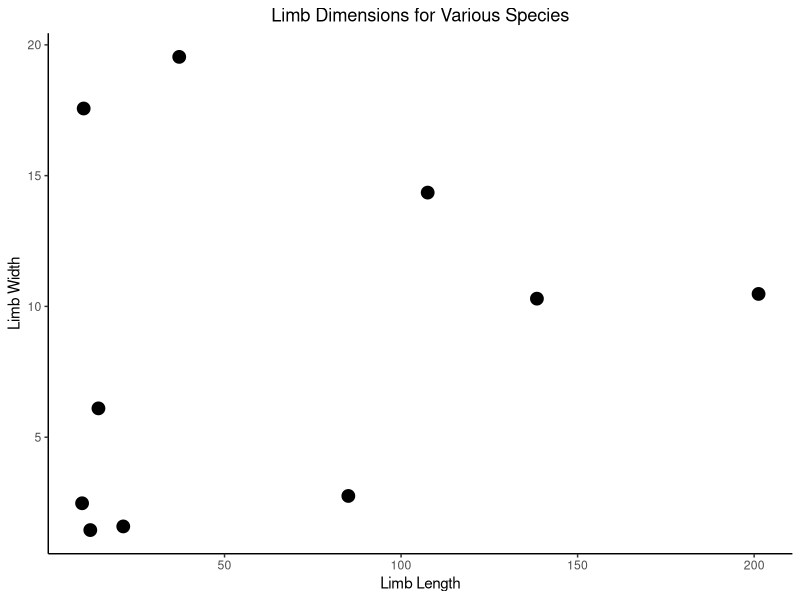
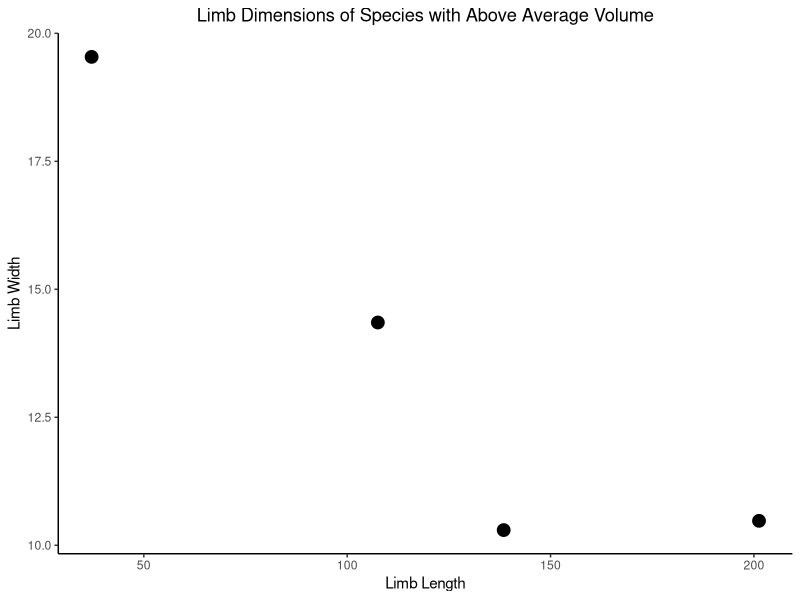

Recreate these plots in R, in order.
## ---- chunk 1
knitr::opts_chunk$set(echo = FALSE, message = FALSE)
## ---- chunk 2

library(dplyr)
library(ggplot2)
library(knitr)

MyData <- read.csv("measurements.csv")

MyData <- rename(MyData, Spp. = Species, LbW. = Limb.Width,
                 UnW. = UnitsW, LbL. = Limb.Length, UnL. = UnitsL)

MyData$LbW. <- ifelse(MyData$UnW. == "cm", 1, 0.1)*MyData$LbW.

MyData$LbL. <- ifelse(MyData$UnL. == "cm", 1, 0.1)*MyData$LbL.

MyData$UnW. <- "cm"
MyData$UnL. <- "cm"

MyData$Vlm <- (pi*(MyData$LbW./2)^2)*MyData$LbL.
## ---- chunk 3

ggplot(data = MyData, aes(x=LbL., y=LbW.)) +
         geom_point(size = 4) + theme_classic() + 
  ggtitle("Limb Dimensions for Various Species") + theme(plot.title = element_text(hjust = 0.5)) +
  labs(x = "Limb Length", y = "Limb Width")
## ---- chunk 4

Vlm.avg <- mean(MyData$Vlm)

Upr.Vlm <- filter(MyData, Vlm > Vlm.avg)

ggplot(data = Upr.Vlm, aes(x=LbL., y=LbW.)) +
         geom_point(size = 4) + theme_classic() + 
  ggtitle("Limb Dimensions of Species with Above Average Volume") + theme(plot.title = element_text(hjust = 0.5)) +
  labs(x = "Limb Length", y = "Limb Width")
## ---- chunk 5

LWr.Vlm <- filter(MyData, Vlm < Vlm.avg)

LWr.Vlm <- data.frame("Species"=LWr.Vlm$Spp., "Volume"=LWr.Vlm$Vlm)

LWr.Vlm$Volume <- round(LWr.Vlm$Volume, digits = 2)

kable(LWr.Vlm, align = 'c', caption = "Table 1: Name and limb volumes of species with below average limb volumes")
## ---- chunk 6

set.seed(2)

MyData$Eyes <- rbinom(10, 3, .25)

X <- group_by(MyData, Eyes)

Y <- summarise(X, Volume_Avg=mean(Vlm), Volume_SD= sd(Vlm),
          Length_Avg=mean(LbL.), Length_SD = sd(LbL.), 
          Width_Avg = mean(LbW.), Width_SD = sd(LbW.))

Y <- round(Y, digits = 2)

kable(Y, caption = "Table 2: Average (Avg) and Standard Deviation (SD) of Volume, Length, and Width for Species with Zero, One, and Two Eyes")
